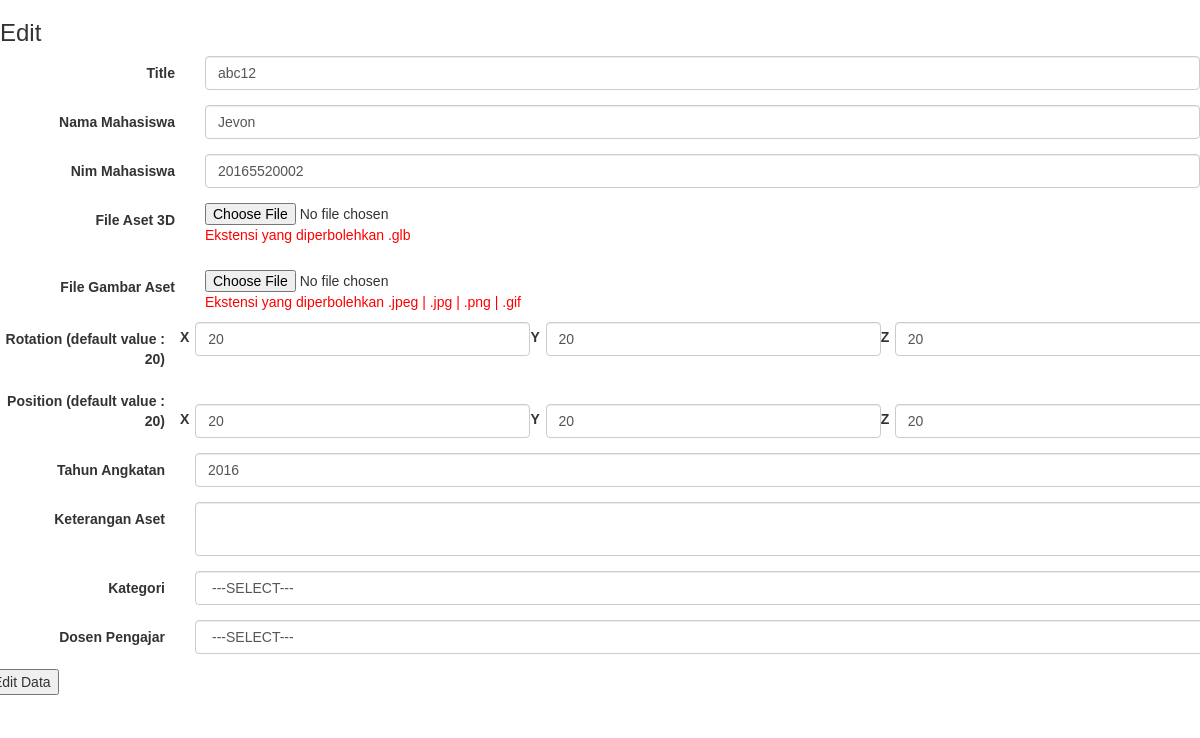
The app's page /admin/edit.php?id=2 with its own data.
### tables this page shows
CREATE TABLE `tiga_dimensi` (
  `id_project` int(100) NOT NULL,
  `title` varchar(255) NOT NULL,
  `nama_mhs` varchar(255) NOT NULL,
  `nim_mhs` bigint(15) NOT NULL,
  `file_project` varchar(255) NOT NULL,
  `rotX` int(10) NOT NULL DEFAULT 20,
  `rotY` int(10) NOT NULL DEFAULT 20,
  `rotZ` int(10) NOT NULL DEFAULT 20,
  `posX` int(10) NOT NULL DEFAULT 20,
  `posY` int(10) NOT NULL DEFAULT 20,
  `posZ` int(10) NOT NULL DEFAULT 20,
  `tahun_angkatan` int(4) NOT NULL,
  `keterangan` text NOT NULL,
  `id_kategori` int(10) NOT NULL,
  `nip_dosen` varchar(255) NOT NULL,
  `status` enum('None','Diserahkan','Approved','NotAccepted') NOT NULL DEFAULT 'None',
  `gambar` varchar(255) NOT NULL
);

### admin/edit.php (the view, shortened to what this page needs)
<?php
require_once("../server/koneksi.php");
$id = $_GET['id'];
$query = "SELECT * FROM tiga_dimensi WHERE id_project = $id";
$data = mysqli_query($connection, $query);
?>
 <!DOCTYPE html>
<html lang="en">
  <head>
    <link rel="stylesheet" href="https://maxcdn.bootstrapcdn.com/bootstrap/3.3.7/css/bootstrap.min.css">
    <link rel="stylesheet" href="https://maxcdn.bootstrapcdn.com/bootstrap/3.3.7/css/bootstrap-theme.min.css">
    <link rel="stylesheet" href="https://maxcdn.bootstrapcdn.com/font-awesome/4.7.0/css/font-awesome.min.css">
    <link rel="stylesheet" href="style.css">
    <h3>Edit</h3>
    <?php while($row = mysqli_fetch_assoc($data)){ ?>
    <form class="form-horizontal" action="edit.php" method="post">
    <div class="form-group">
        <label for="inputTitle" class="col-sm-2 control-label">Title</label>
        <div class="col-sm-10">
        <input type="text" class="form-control" id="inputTitle" placeholder="Masukkan Judul Aset" name="title" value="<?php echo $row['title']; ?>" required="required">
        </div>
    </div>
    <div class="form-group">
        <label for="inputNama" class="col-sm-2 control-label">Nama Mahasiswa</label>
        <div class="col-sm-10">
        <input type="text" class="form-control" id="inputTitle" placeholder="Masukkan Nama Mahasiswa" name="nama_mhs" value="<?php echo $row['nama_mhs']; ?>" required="required">
        </div>
    </div>
    <div class="form-group">
        <label for="inputNim" class="col-sm-2 control-label">Nim Mahasiswa</label>
        <div class="col-sm-10">
        <input type="text" class="form-control" id="inputNim" placeholder="Masukkan NIM Mahasiswa" name="nim_mhs" value="<?php echo $row['nim_mhs']; ?>" required="required">
        </div>
    </div>
    <div class="form-group">
				<label class="col-sm-2 control-label">File Aset 3D</label>
                <div class="col-sm-10">
				<input type="file" name="file_project" required="required" value="<?php echo $row['file_project']; ?>">
				<p style="color: red">Ekstensi yang diperbolehkan .glb</p>
			</div>
            </div>
    <div class="form-group">
				<label class="col-sm-2 control-label">File Gambar Aset</label>
                <div class="col-sm-10">
				<input type="file" name="gambar" required="required" value="<?php echo $row['gambar']; ?>">
				<p style="color: red">Ekstensi yang diperbolehkan .jpeg | .jpg | .png | .gif</p>
			</div>
            <div class="form-group">
                <label class="col-sm-2 control-label">Rotation (default value : 20)</label>
               <br />
                 <table border="0" cellpadding="40" width="40" class="col-sm-10">
                         <tr >
                             <td><label>X</label></td>
                                 <td><input type="number" class="form-control" placeholder="Masukkan Rotasi X" name="rotX" value="<?php echo $row['rotX']; ?>"></td>
                             <td><label>Y</label></td>
                                 <td><input type="number" class="form-control" placeholder="Masukkan Rotasi Y" name="rotY" value="<?php echo $row['rotY']; ?>"></td>
                             <td><label>Z</label></td>
                                 <td><input type="number" class="form-control" placeholder="Masukkan Rotasi Z" name="rotZ" value="<?php echo $row['rotZ']; ?>"></td>
                         </tr>
                 </table>
                 </div>
                 <div class="form-group">
                <label class="col-sm-2 control-label">Position (default value : 20)</label>
               <br />
                 <table border="0" cellpadding="40" width="40" class="col-sm-10">
                         <tr >
                             <td><label>X</label></td>
                                 <td><input type="number" class="form-control" placeholder="Masukkan Rotasi X" name="posX" value="<?php echo $row['posX']; ?>"></td>
                             <td><label>Y</label></td>
                                 <td><input type="number" class="form-control" placeholder="Masukkan Rotasi Y" name="posY" value="<?php echo $row['posY']; ?>"></td>
                             <td><label>Z</label></td>
                                 <td><input type="number" class="form-control" placeholder="Masukkan Rotasi Z" name="posZ" value="<?php echo $row['posZ']; ?>"></td>
                         </tr>
                 </table>
             </div>
             <div class="form-group">
				<label class="col-sm-2 control-label">Tahun Angkatan</label>
                <div class="col-sm-10">
				<input type="number" class="form-control" placeholder="Tahun Angkatan (Contoh : 2016)" name="tahun_angkatan" value="<?php echo $row['tahun_angkatan']; ?>" required="required">
            </div>
            </div>
            <div class="form-group">
				<label class="col-sm-2 control-label">Keterangan Aset</label>
                <div class="col-sm-10">
				<textarea class="form-control" name="keterangan" value="<?php echo $row['keterangan']; ?>" required="required"></textarea>
			</div>
            </div>
    <div class="form-group">
    <label for="kategori" class="col-sm-2 control-label">Kategori</label>
    <div class="col-sm-10">
				<select id="kategori" class="form-control" name="id_kategori">
					<option value="">---SELECT---</option>
					<?php
					$sql ="SELECT * FROM `kategori`";
					$data = mysqli_query($connection,$sql);
					?>
				</select>
    </div>
  </div>
  <div class="form-group">
  <label for="nip_dosen" class="col-sm-2 control-label">Dosen Pengajar</label>
    <div class="col-sm-10">
				<select id="nip_dosen" class="form-control" name="nip_dosen">
					<option value="">---SELECT---</option>
					<?php
					$sql ="SELECT * FROM `dosen`";
					$data = mysqli_query($connection,$sql);
					?>
		</select>
            </div>
    </div>
        <div class="form-group">
        <div class="col-sm-10">
        <input type="submit" name="submit" value="Edit Data">
                </div>
                </div>
    </form>
    <?php
    }
    ?>

### records on screen
tiga_dimensi: title "abc12", nama_mhs "Jevon", nim_mhs "20165520002", rotX "20", rotY "20", rotZ "20", posX "20", posY "20", posZ "20", tahun_angkatan "2016"
